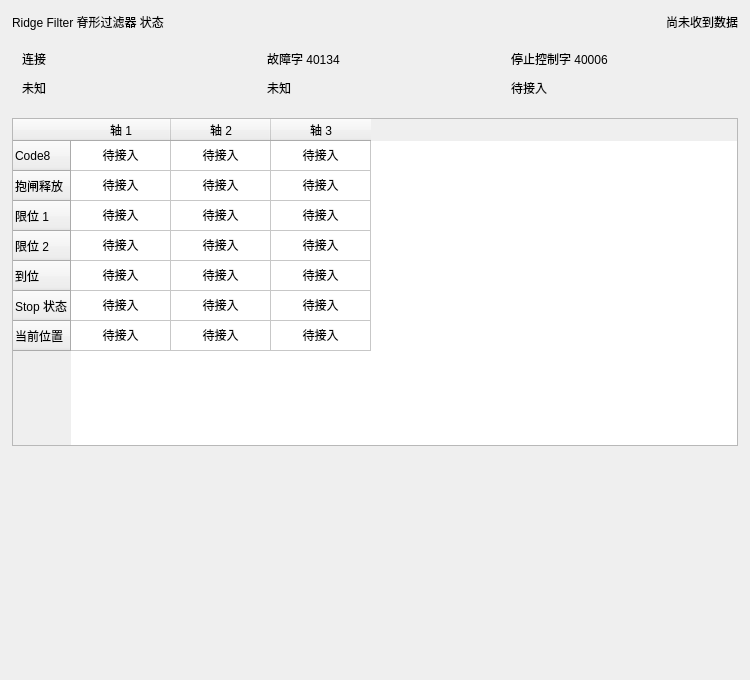
              <widget class="QWidget" name="filterStatusContent">
               <property name="geometry">
                <rect>
                 <x>0</x>
                 <y>0</y>
                 <width>750</width>
                 <height>680</height>
                </rect>
               </property>
               <layout class="QVBoxLayout" name="filterStatusContentLayout">
                <property name="leftMargin">
                 <number>0</number>
                </property>
                <property name="topMargin">
                 <number>0</number>
                </property>
                <property name="rightMargin">
                 <number>0</number>
                </property>
                <property name="bottomMargin">
                 <number>0</number>
                </property>
                <property name="spacing">
                 <number>8</number>
                </property>
                <item>
                 <widget class="QWidget" name="filterStatusSurface">
                  <property name="engRole" stdset="0">
                   <string notr="true">surface</string>
                  </property>
                  <layout class="QVBoxLayout" name="filterStatusSurfaceLayout">
                   <property name="leftMargin">
                    <number>12</number>
                   </property>
                   <property name="topMargin">
                    <number>12</number>
                   </property>
                   <property name="rightMargin">
                    <number>12</number>
                   </property>
                   <property name="bottomMargin">
                    <number>12</number>
                   </property>
                   <property name="spacing">
                    <number>8</number>
                   </property>
                   <item>
                    <layout class="QHBoxLayout" name="filterStatusHeading" stretch="1,0,0">
                     <property name="leftMargin">
                      <number>0</number>
                     </property>
                     <property name="topMargin">
                      <number>0</number>
                     </property>
                     <property name="rightMargin">
                      <number>0</number>
                     </property>
                     <property name="bottomMargin">
                      <number>0</number>
                     </property>
                     <property name="spacing">
                      <number>8</number>
                     </property>
                     <item>
                      <widget class="QLabel" name="filterStatusTitle">
                       <property name="text">
                    <string>Ridge Filter 脊形过滤器 状态</string>
                       </property>
                       <property name="textFormat">
                        <enum>Qt::PlainText</enum>
                       </property>
                       <property name="wordWrap">
                        <bool>true</bool>
                       </property>
                       <property name="engRole" stdset="0">
                        <string notr="true">operationTitle</string>
                       </property>
                      </widget>
                     </item>
                     <item>
                      <spacer name="filterStatusHeadingSpacer">
                       <property name="orientation">
                        <enum>Qt::Horizontal</enum>
                       </property>
                       <property name="sizeHint">
                        <size>
                         <width>40</width>
                         <height>20</height>
                        </size>
                       </property>
                      </spacer>
                     </item>
                     <item>
                      <widget class="QLabel" name="filterAge">
                       <property name="text">
                        <string>尚未收到数据</string>
                       </property>
                       <property name="textFormat">
                        <enum>Qt::PlainText</enum>
                       </property>
                       <property name="wordWrap">
                        <bool>true</bool>
                       </property>
                       <property name="engRole" stdset="0">
                        <string notr="true">muted</string>
                       </property>
                      </widget>
                     </item>
                    </layout>
                   </item>
                   <item>
                    <layout class="QGridLayout" name="filterMetricsGrid" columnstretch="1,1,1">
                     <property name="leftMargin">
                      <number>0</number>
                     </property>
                     <property name="topMargin">
                      <number>0</number>
                     </property>
                     <property name="rightMargin">
                      <number>0</number>
                     </property>
                     <property name="bottomMargin">
                      <number>0</number>
                     </property>
                     <property name="spacing">
                      <number>8</number>
                     </property>
                     <item row="0" column="0">
                      <widget class="QWidget" name="filter_connected_Cell">
                       <property name="engRole" stdset="0">
                        <string notr="true">metric</string>
                       </property>
                       <layout class="QVBoxLayout" name="filter_connected_CellLayout">
                        <property name="leftMargin">
                         <number>10</number>
                        </property>
                        <property name="topMargin">
                         <number>10</number>
                        </property>
                        <property name="rightMargin">
                         <number>10</number>
                        </property>
                        <property name="bottomMargin">
                         <number>10</number>
                        </property>
                        <property name="spacing">
                         <number>8</number>
                        </property>
                        <item>
                         <widget class="QLabel" name="filter_connected_Title">
                          <property name="text">
                           <string>连接</string>
                          </property>
                          <property name="textFormat">
                           <enum>Qt::PlainText</enum>
                          </property>
                          <property name="wordWrap">
                           <bool>true</bool>
                          </property>
                          <property name="engRole" stdset="0">
                           <string notr="true">muted</string>
                          </property>
                         </widget>
                        </item>
                        <item>
                         <widget class="QLabel" name="filter_connected_Value">
                          <property name="text">
                           <string>未知</string>
                          </property>
                          <property name="textFormat">
                           <enum>Qt::PlainText</enum>
                          </property>
                          <property name="wordWrap">
                           <bool>true</bool>
                          </property>
                          <property name="engRole" stdset="0">
                           <string notr="true">metricValue</string>
                          </property>
                          <property name="minimumSize">
                           <size>
                            <width>0</width>
                            <height>24</height>
                           </size>
                          </property>
                          <property name="engTone" stdset="0">
                           <string notr="true">unknown</string>
                          </property>
                         </widget>
                        </item>
                       </layout>
                      </widget>
                     </item>
                     <item row="0" column="1">
                      <widget class="QWidget" name="filter_faultWord_Cell">
                       <property name="engRole" stdset="0">
                        <string notr="true">metric</string>
                       </property>
                       <layout class="QVBoxLayout" name="filter_faultWord_CellLayout">
                        <property name="leftMargin">
                         <number>10</number>
                        </property>
                        <property name="topMargin">
                         <number>10</number>
                        </property>
                        <property name="rightMargin">
                         <number>10</number>
                        </property>
                        <property name="bottomMargin">
                         <number>10</number>
                        </property>
                        <property name="spacing">
                         <number>8</number>
                        </property>
                        <item>
                         <widget class="QLabel" name="filter_faultWord_Title">
                          <property name="text">
                           <string>故障字 40134</string>
                          </property>
                          <property name="textFormat">
                           <enum>Qt::PlainText</enum>
                          </property>
                          <property name="wordWrap">
                           <bool>true</bool>
                          </property>
                          <property name="engRole" stdset="0">
                           <string notr="true">muted</string>
                          </property>
                         </widget>
                        </item>
                        <item>
                         <widget class="QLabel" name="filter_faultWord_Value">
                          <property name="text">
                           <string>未知</string>
                          </property>
                          <property name="textFormat">
                           <enum>Qt::PlainText</enum>
                          </property>
                          <property name="wordWrap">
                           <bool>true</bool>
                          </property>
                          <property name="engRole" stdset="0">
                           <string notr="true">metricValue</string>
                          </property>
                          <property name="minimumSize">
                           <size>
                            <width>0</width>
                            <height>24</height>
                           </size>
                          </property>
                          <property name="engTone" stdset="0">
                           <string notr="true">unknown</string>
                          </property>
                         </widget>
                        </item>
                       </layout>
                      </widget>
                     </item>
                     <item row="0" column="2">
                      <widget class="QWidget" name="filter_stopWord_Cell">
                       <property name="engRole" stdset="0">
                        <string notr="true">metric</string>
                       </property>
                       <layout class="QVBoxLayout" name="filter_stopWord_CellLayout">
                        <property name="leftMargin">
                         <number>10</number>
                        </property>
                        <property name="topMargin">
                         <number>10</number>
                        </property>
                        <property name="rightMargin">
                         <number>10</number>
                        </property>
                        <property name="bottomMargin">
                         <number>10</number>
                        </property>
                        <property name="spacing">
                         <number>8</number>
                        </property>
                        <item>
                         <widget class="QLabel" name="filter_stopWord_Title">
                          <property name="text">
                           <string>停止控制字 40006</string>
                          </property>
                          <property name="textFormat">
                           <enum>Qt::PlainText</enum>
                          </property>
                          <property name="wordWrap">
                           <bool>true</bool>
                          </property>
                          <property name="engRole" stdset="0">
                           <string notr="true">muted</string>
                          </property>
                         </widget>
                        </item>
                        <item>
                         <widget class="QLabel" name="filter_stopWord_Value">
                          <property name="text">
                           <string>待接入</string>
                          </property>
                          <property name="textFormat">
                           <enum>Qt::PlainText</enum>
                          </property>
                          <property name="wordWrap">
                           <bool>true</bool>
                          </property>
                          <property name="engRole" stdset="0">
                           <string notr="true">metricValue</string>
                          </property>
                          <property name="minimumSize">
                           <size>
                            <width>0</width>
                            <height>24</height>
                           </size>
                          </property>
                          <property name="engTone" stdset="0">
                           <string notr="true">unknown</string>
                          </property>
                         </widget>
                        </item>
                       </layout>
                      </widget>
                     </item>
                    </layout>
                   </item>
                   <item>
                    <widget class="QTableWidget" name="filterAxesTable">
                     <property name="minimumSize">
                      <size>
                       <width>0</width>
                       <height>328</height>
                      </size>
                     </property>
                     <property name="editTriggers">
                      <enum>QAbstractItemView::NoEditTriggers</enum>
                     </property>
                     <property name="selectionMode">
                      <enum>QAbstractItemView::NoSelection</enum>
                     </property>
                     <property name="wordWrap">
                      <bool>true</bool>
                     </property>
                     <row>
                      <property name="text">
                       <string>Code8</string>
                      </property>
                     </row>
                     <row>
                      <property name="text">
                       <string>抱闸释放</string>
                      </property>
                     </row>
                     <row>
                      <property name="text">
                       <string>限位 1</string>
                      </property>
                     </row>
                     <row>
                      <property name="text">
                       <string>限位 2</string>
                      </property>
                     </row>
                     <row>
                      <property name="text">
                       <string>到位</string>
                      </property>
                     </row>
                     <row>
                      <property name="text">
                       <string>Stop 状态</string>
                      </property>
                     </row>
                     <row>
                      <property name="text">
                       <string>当前位置</string>
                      </property>
                     </row>
                     <column>
                      <property name="text">
                       <string>轴 1</string>
                      </property>
                     </column>
                     <column>
                      <property name="text">
                       <string>轴 2</string>
                      </property>
                     </column>
                     <column>
                      <property name="text">
                       <string>轴 3</string>
                      </property>
                     </column>
                     <item row="0" column="0">
                      <property name="text">
                       <string>待接入</string>
                      </property>
                      <property name="textAlignment">
                       <set>AlignCenter</set>
                      </property>
                     </item>
                     <item row="0" column="1">
                      <property name="text">
                       <string>待接入</string>
                      </property>
                      <property name="textAlignment">
                       <set>AlignCenter</set>
                      </property>
                     </item>
                     <item row="0" column="2">
                      <property name="text">
                       <string>待接入</string>
                      </property>
                      <property name="textAlignment">
                       <set>AlignCenter</set>
                      </property>
                     </item>
                     <item row="1" column="0">
                      <property name="text">
                       <string>待接入</string>
                      </property>
                      <property name="textAlignment">
                       <set>AlignCenter</set>
                      </property>
                     </item>
                     <item row="1" column="1">
                      <property name="text">
                       <string>待接入</string>
                      </property>
                      <property name="textAlignment">
                       <set>AlignCenter</set>
                      </property>
                     </item>
                     <item row="1" column="2">
                      <property name="text">
                       <string>待接入</string>
                      </property>
                      <property name="textAlignment">
                       <set>AlignCenter</set>
                      </property>
                     </item>
                     <item row="2" column="0">
                      <property name="text">
                       <string>待接入</string>
                      </property>
                      <property name="textAlignment">
                       <set>AlignCenter</set>
                      </property>
                     </item>
                     <item row="2" column="1">
                      <property name="text">
                       <string>待接入</string>
                      </property>
                      <property name="textAlignment">
                       <set>AlignCenter</set>
                      </property>
                     </item>
                     <item row="2" column="2">
                      <property name="text">
                       <string>待接入</string>
                      </property>
                      <property name="textAlignment">
                       <set>AlignCenter</set>
                      </property>
                     </item>
                     <item row="3" column="0">
                      <property name="text">
                       <string>待接入</string>
                      </property>
                      <property name="textAlignment">
                       <set>AlignCenter</set>
                      </property>
                     </item>
                     <item row="3" column="1">
                      <property name="text">
                       <string>待接入</string>
                      </property>
                      <property name="textAlignment">
                       <set>AlignCenter</set>
                      </property>
                     </item>
                     <item row="3" column="2">
                      <property name="text">
                       <string>待接入</string>
                      </property>
                      <property name="textAlignment">
                       <set>AlignCenter</set>
                      </property>
                     </item>
                     <item row="4" column="0">
                      <property name="text">
                       <string>待接入</string>
                      </property>
                      <property name="textAlignment">
                       <set>AlignCenter</set>
                      </property>
                     </item>
                     <item row="4" column="1">
                      <property name="text">
                       <string>待接入</string>
                      </property>
                      <property name="textAlignment">
                       <set>AlignCenter</set>
                      </property>
                     </item>
                     <item row="4" column="2">
                      <property name="text">
                       <string>待接入</string>
                      </property>
                      <property name="textAlignment">
                       <set>AlignCenter</set>
                      </property>
                     </item>
                     <item row="5" column="0">
                      <property name="text">
                       <string>待接入</string>
                      </property>
                      <property name="textAlignment">
                       <set>AlignCenter</set>
                      </property>
                     </item>
                     <item row="5" column="1">
                      <property name="text">
                       <string>待接入</string>
                      </property>
                      <property name="textAlignment">
                       <set>AlignCenter</set>
                      </property>
                     </item>
                     <item row="5" column="2">
                      <property name="text">
                       <string>待接入</string>
                      </property>
                      <property name="textAlignment">
                       <set>AlignCenter</set>
                      </property>
                     </item>
                     <item row="6" column="0">
                      <property name="text">
                       <string>待接入</string>
                      </property>
                      <property name="textAlignment">
                       <set>AlignCenter</set>
                      </property>
                     </item>
                     <item row="6" column="1">
                      <property name="text">
                       <string>待接入</string>
                      </property>
                      <property name="textAlignment">
                       <set>AlignCenter</set>
                      </property>
                     </item>
                     <item row="6" column="2">
                      <property name="text">
                       <string>待接入</string>
                      </property>
                      <property name="textAlignment">
                       <set>AlignCenter</set>
                      </property>
                     </item>
                    </widget>
                   </item>
                  </layout>
                 </widget>
                </item>
                <item>
                 <spacer name="filterStatusSpacer">
                  <property name="orientation">
                   <enum>Qt::Vertical</enum>
                  </property>
                  <property name="sizeHint">
                   <size>
                    <width>20</width>
                    <height>40</height>
                   </size>
                  </property>
                 </spacer>
                </item>
               </layout>
              </widget>
